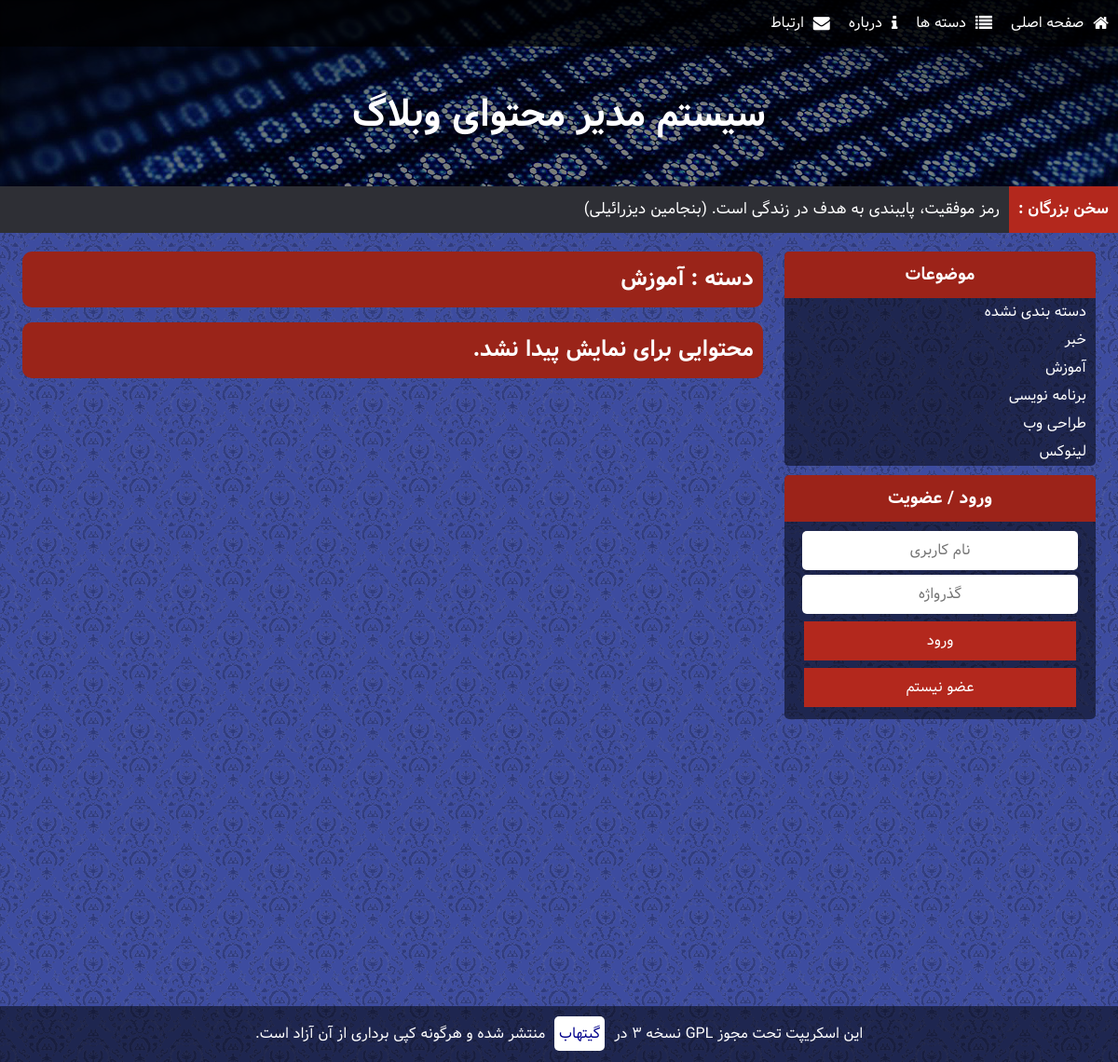
The page /index.php?CAT=2 on the database as committed earlier.
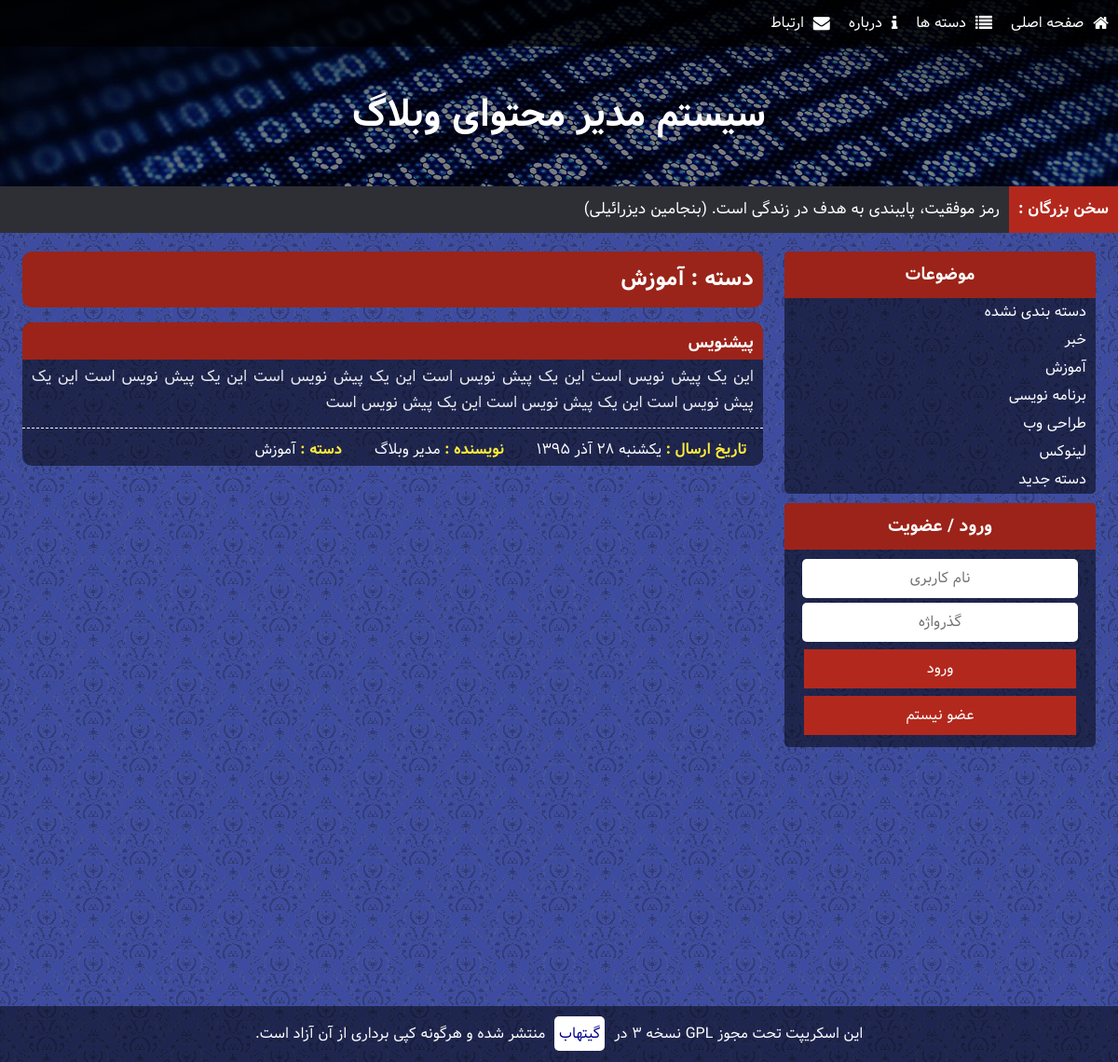
The same page on the database as committed later.
### tables this page shows
CREATE TABLE `CATS` (
  `ID` int(10) UNSIGNED NOT NULL,
  `NAME` varchar(30) NOT NULL
);

CREATE TABLE `POSTS` (
  `ID` int(11) UNSIGNED NOT NULL,
  `TYPE` tinyint(1) UNSIGNED ZEROFILL NOT NULL,
  `AUTHOR` int(11) NOT NULL,
  `TITLE` varchar(255) NOT NULL,
  `STEXT` text NOT NULL,
  `FTEXT` text NOT NULL,
  `CAT` int(10) UNSIGNED NOT NULL DEFAULT '0',
  `TIME` int(11) UNSIGNED NOT NULL,
  `TAGS` text NOT NULL
);

### includes/PersianCalendar.php (called while the page is built, shortened)
<?php
function mds_date($format, $when="now", $persianNumber = 1)
{
	$TZhours=0;
	$TZminute=0;
	$result="";
	if($when=="now"){
		$year=date("Y");
		$month=date("m");
		$day=date("d");
		list( $Dyear, $Dmonth, $Dday ) = gregorian_to_mds($year, $month, $day);
		$when=mktime(date("H")+$TZhours,date("i")+$TZminute,date("s"),date("m"),date("d"),date("Y"));
	}else{
		$when+=$TZhours*3600+$TZminute*60;
		$date=date("Y-m-d",$when);
		list( $year, $month, $day ) = preg_split ( '/-/', $date );
		list( $Dyear, $Dmonth, $Dday ) = gregorian_to_mds($year, $month, $day);
		}
	$need= $when;
	$year=date("Y",$need);
	$month=date("m",$need);
	$day=date("d",$need);
	$i=0;
	$subtypetemp="";
	list( $Dyear, $Dmonth, $Dday ) = gregorian_to_mds($year, $month, $day);
	while($i<strlen($format))
	{
		$subtype=substr($format,$i,1);
		switch ($subtype)
		{
			case"F":
				$result.=monthname($Dmonth);
				break;
			case "j":
				$result1=$Dday;
				if($persianNumber==1) $result.=Convertnumber2farsi($result1);
				else $result.=$result1;
				break;
			case "l":
				$result1=date("l",$need);
				if($result1=="Saturday") $result1="&#1588;&#1606;&#1576;&#1607;";
				else if($result1=="Sunday") $result1="&#1610;&#1603;&#1588;&#1606;&#1576;&#1607;";
				$result.=$result1;
				break;
			case "Y":
				$result1=$Dyear;
				if($persianNumber==1) $result.=Convertnumber2farsi($result1);
				else $result.=$result1;
				break;
			default:
				$result.=$subtype;
		}
		$subtypetemp=substr($format,$i,1);
	$i++;
	}
	return $result;
}
function monthname($month)
{
    if($month=="09") return "&#1570;&#1584;&#1585;";
}
function Convertnumber2farsi($srting)
{
	$num0="&#1776;";
	$num1="&#1777;";
	$num2="&#1778;";
	$num3="&#1779;";
	$num4="&#1780;";
	$num5="&#1781;";
	$num6="&#1782;";
	$num7="&#1783;";
	$num8="&#1784;";
	$num9="&#1785;";
	$stringtemp="";
	$len=strlen($srting);
	for($sub=0;$sub<$len;$sub++)
	{
		 if(substr($srting,$sub,1)=="0")$stringtemp.=$num0;
		 elseif(substr($srting,$sub,1)=="1")$stringtemp.=$num1;
		 elseif(substr($srting,$sub,1)=="2")$stringtemp.=$num2;
		 elseif(substr($srting,$sub,1)=="3")$stringtemp.=$num3;
		 elseif(substr($srting,$sub,1)=="4")$stringtemp.=$num4;
		 elseif(substr($srting,$sub,1)=="5")$stringtemp.=$num5;
		 elseif(substr($srting,$sub,1)=="6")$stringtemp.=$num6;
		 elseif(substr($srting,$sub,1)=="7")$stringtemp.=$num7;
		 elseif(substr($srting,$sub,1)=="8")$stringtemp.=$num8;
		 elseif(substr($srting,$sub,1)=="9")$stringtemp.=$num9;
		 else $stringtemp.=substr($srting,$sub,1);
	}
return   $stringtemp;
}
function div($a,$b)
{
    return (int) ($a / $b);
}
function gregorian_to_mds ($g_y, $g_m, $g_d)
{
    $g_days_in_month = array(31, 28, 31, 30, 31, 30, 31, 31, 30, 31, 30, 31);
    $m_days_in_month = array(31, 31, 31, 31, 31, 31, 30, 30, 30, 30, 30, 29);
   $gy = $g_y-1600;
   $gm = $g_m-1;
   $gd = $g_d-1;
   $g_day_no = 365*$gy+div($gy+3,4)-div($gy+99,100)+div($gy+399,400);
   for ($i=0; $i < $gm; ++$i)
      $g_day_no += $g_days_in_month[$i];
   if ($gm>1 && (($gy%4==0 && $gy%100!=0) || ($gy%400==0)))
      $g_day_no++;
   $g_day_no += $gd;
   $m_day_no = $g_day_no-79;
   $j_np = div($m_day_no, 12053);
   $m_day_no = $m_day_no % 12053;
   $jy = 979+33*$j_np+4*div($m_day_no,1461);
   $m_day_no %= 1461;
   for ($i = 0; $i < 11 && $m_day_no >= $m_days_in_month[$i]; ++$i)
      $m_day_no -= $m_days_in_month[$i];
   $jm = $i+1;
   $jd = $m_day_no+1;
   return array($jy, $jm, $jd);
}
?>

### index.php (the view, shortened to what the changed rows need)
<?php
	require_once('includes/functions.php');
	if( !isset($_POST['A']) AND !isset($_GET['A']) )
		require_once('header.php');
	if( isset($_GET['CAT']) )
	{
		$CATEGORY = " AND C.ID='".scape((int)$_GET['CAT'])."'";
		$CATNAME = $SQL->query("SELECT NAME FROM CATS WHERE ID='".scape((int)$_GET['CAT'])."';");
		if( $CATNAME!==FALSE && $CATNAME->num_rows!=0 )
		{
			echo '<h1>دسته : ';
			echo '</h1>';
		}
	}
	$POSTS = $SQL->query("SELECT P.ID,P.TITLE,P.STEXT,P.TIME,U.NAME AS AUTHOR,C.ID AS CID,C.NAME AS CNAME FROM POSTS AS P, USERS AS U, CATS AS C WHERE P.TYPE=1 AND P.AUTHOR=U.ID AND P.CAT=C.ID".@$CATEGORY." ORDER BY P.TIME DESC;");
	if( $POSTS!==FALSE && $POSTS->num_rows!=0 )
	{
		while ( $POST=$POSTS->fetch_assoc() )
		{
			?>
			<div class="post">
				<a href="post.php?id=<?php echo $POST['ID']; ?>"><h3><?php eecho($POST['TITLE']); ?></h3></a>
				<p><?php eecho($POST['STEXT']); ?></p>
				<div class="postfooter">
					<span><strong>تاریخ ارسال : </strong><?php echo mds_date("l  j F Y",$POST['TIME']); ?></span>
					<span><strong>نویسنده : </strong><?php eecho($POST['AUTHOR']); ?></span>
					<span><strong>دسته : </strong><?php eecho($POST['CNAME']); ?></span>
				</div>
			</div>
			<?php
		}
	}
	else {
		echo '<h1>محتوایی برای نمایش پیدا نشد.</h1>';
	}
  if( !isset($_POST['A']) AND !isset($_GET['A']) )
    require_once('footer.php');
?>

### header.php (shortened to what the changed rows need)
<!DOCTYPE html>
<html dir="rtl" lang="fa">
<head>
	<link rel="stylesheet" type="text/css" href="lib/main.css" />
	<link rel="stylesheet" type="text/css" href="lib/font-awesome.css" />
</head>
<body>
	<div class="body">
		<div class="menu">
			<div class="cats">
				<ul>
					<?php
						$CATS = $SQL->query('SELECT ID,NAME FROM CATS;');
						while ($CAT=$CATS->fetch_assoc() )
						{
							echo '<a href="index.php?CAT='.$CAT['ID'].'"><li>'.$CAT['NAME'].'</li></a>'.PHP_EOL;
						}
					 ?>
				</ul>
			</div>
		</div>
		<div class="main">

### includes/functions.php (shortened to what the changed rows need)
<?php
	require_once('config.php');
	require_once("PersianCalendar.php");
	$SQL = new mysqli($CONF['remoteurl'],$CONF['dbuser'],$CONF['dbpass'],$CONF['dbname']);
	$SQL->set_charset("utf8");
	function scape($str)
	{
		global $SQL;
		return $SQL->real_escape_string($str);
	}
	function eecho($str=''){
		echo htmlentities($str);
	}
 ?>

Rows that differ between the two databases and show on the page:
added cats: NAME "دسته جدید"
added posts: TITLE "پیشنویس این یک پیش نویس است این یک پیش نویس است این یک پیش نویس است این یک پیش نویس است این یک پیش نویس است این یک پیش نویس است این یک پیش نویس است مدیر وبلاگ آموزش", TIME "يكشنبه ۲۸ آذر ۱۳۹۵"
Other text that changed with them:
text no longer shown: "محتوایی برای نمایش پیدا نشد."
